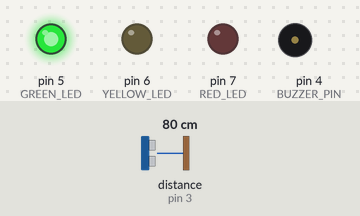
This sketch was run on a simulated Arduino Uno, built with avr-gcc and run on an emulated ATmega328P. On the bench: output pins drawn as LEDs (lit = HIGH), buzzer (waves = sounding). Wiring (inferred from the names in the program): ultrasonic range finder: trigger pin 2; echo pin 3. The inputs (shaded band) are chosen by the test bench; at power-on: distance to the obstacle (sensor on pin 3) 80 cm. The echo pulse lasts 58.3 µs per cm; pins used as bus, display or sensor lines are not drawn.

Above: at 1.2 s.
1.3 s: distance to the obstacle (sensor on pin 3) set to 33 cm
2.8 s: distance to the obstacle (sensor on pin 3) set to 28 cm
At 3.05 s:
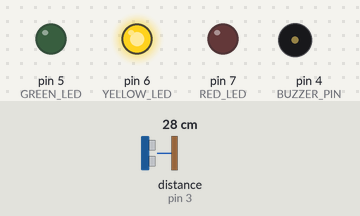
5.8 s: distance to the obstacle (sensor on pin 3) set to 18 cm
8.8 s: distance to the obstacle (sensor on pin 3) set to 15 cm
At 9.5 s:
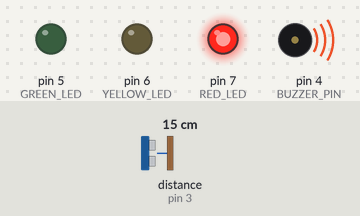
10.3 s: distance to the obstacle (sensor on pin 3) set to 35 cm
At 11.5 s:
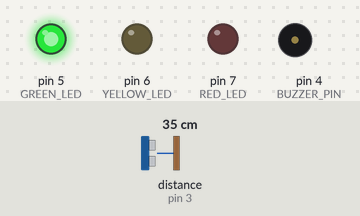
11.8 s: distance to the obstacle (sensor on pin 3) set to 2 cm
At 12.8 s:
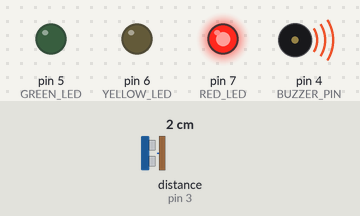
Timing chart, 0 to 14.3 s (numbered marks = the images above; inputs shaded):
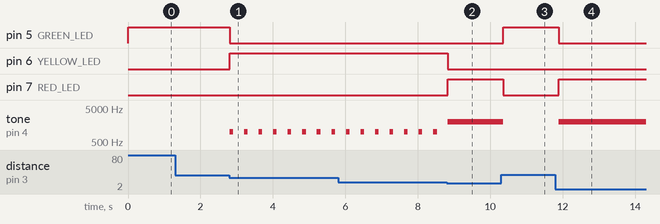

Measured:
- the behaviour switches between 32 and 31 cm on distance to the obstacle (sensor on pin 3) (found by bisection; images 0 and 1)
- the behaviour switches between 17 and 16 cm on distance to the obstacle (sensor on pin 3) (found by bisection; images 1 and 2)
- after the input at 2.8 s, pin 5 (GREEN_LED): HIGH → LOW at once; pin 6 (YELLOW_LED): LOW → HIGH at once; tone on pin 4 (BUZZER_PIN): alternates 1000 Hz for 0.10 s and silent for 0.30 s, starting at once
- after the input at 8.8 s, pin 6 (YELLOW_LED): HIGH → LOW at once; pin 7 (RED_LED): LOW → HIGH at once
- after the input at 10.3 s, pin 5 (GREEN_LED): LOW → HIGH after 0.06 s; pin 7 (RED_LED): HIGH → LOW after 0.06 s; tone on pin 4 (BUZZER_PIN): 2000 Hz → silent after 0.06 s
- after the input at 11.8 s, pin 5 (GREEN_LED): HIGH → LOW after 0.09 s; pin 7 (RED_LED): LOW → HIGH after 0.09 s; tone on pin 4 (BUZZER_PIN): silent → 2000 Hz after 0.09 s

The sketch:

digital-door-lock.ino
```cpp
// Pin Definitions
const int TRIG_PIN = 2;
const int ECHO_PIN = 3;
const int BUZZER_PIN = 4;
const int GREEN_LED = 5;
const int YELLOW_LED = 6;
const int RED_LED = 7;

long duration;
int distance;

void setup() {
  pinMode(TRIG_PIN, OUTPUT);
  pinMode(ECHO_PIN, INPUT);
  pinMode(BUZZER_PIN, OUTPUT);
  pinMode(GREEN_LED, OUTPUT);
  pinMode(YELLOW_LED, OUTPUT);
  pinMode(RED_LED, OUTPUT);

  Serial.begin(9600);
}

void loop() {
  // Trigger ultrasonic pulse
  digitalWrite(TRIG_PIN, LOW);
  delayMicroseconds(2);
  digitalWrite(TRIG_PIN, HIGH);
  delayMicroseconds(10);
  digitalWrite(TRIG_PIN, LOW);

  // Read echo duration
  duration = pulseIn(ECHO_PIN, HIGH);
  distance = duration * 0.0344 / 2; // Convert duration to cm

  // Reset indicator outputs
  digitalWrite(GREEN_LED, LOW);
  digitalWrite(YELLOW_LED, LOW);
  digitalWrite(RED_LED, LOW);
  noTone(BUZZER_PIN);

  // Distance Logic
  if (distance > 30) {
    // Safe distance: Green LED ON, No Buzzer
    digitalWrite(GREEN_LED, HIGH);
  } else if (distance > 15 && distance <= 30) {
    // Warning distance: Yellow LED ON, Slow Beep
    digitalWrite(YELLOW_LED, HIGH);
    tone(BUZZER_PIN, 1000);
    delay(100);
    noTone(BUZZER_PIN);
    delay(200);
  } else if (distance <= 15 && distance > 0) {
    // Danger distance: Red LED ON, Continuous Beep
    digitalWrite(RED_LED, HIGH);
    tone(BUZZER_PIN, 2000);
  }

  delay(100);
}
```
